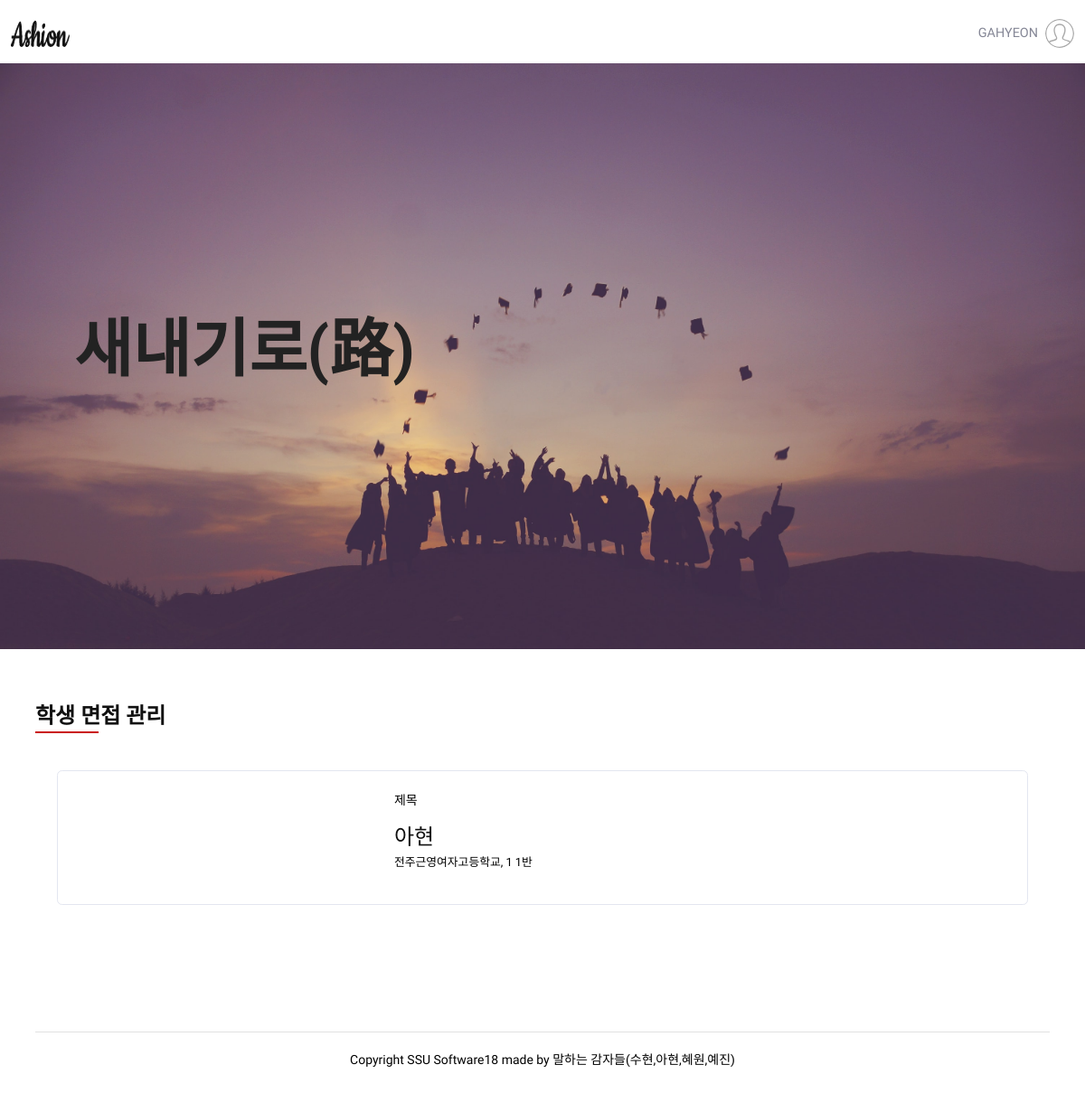
The app's page /website/teacher/ (signed in) with its own data.
### website/models.py (models this page shows, shortened)
class Teacher(models.Model):
    userID = models.CharField(primary_key=True, unique=True, max_length=10, verbose_name='아이디')  # 아이디
    username = models.CharField(max_length=10, null=True, blank=True, verbose_name='유저이름')
    password = models.CharField(max_length=20, verbose_name='비밀번호')
    phone = models.CharField(max_length=11, blank=True, null=True, verbose_name='연락처')
    school = models.CharField(max_length=15, null=True, blank=True, verbose_name='학교')
    grade = models.IntegerField(null=True, blank=True, verbose_name='학년')
    sClass = models.IntegerField(null=True, blank=True, verbose_name='반')
    is_activate = models.BooleanField(default=True)
    USERNAME_FIELD = 'userID'
    objects = TeacherManager()

class Report(models.Model):  # 수정필요
    id = models.AutoField(
        primary_key=True,
        unique=True,
        editable=False,
        verbose_name='pk'
    )
    title = models.CharField(max_length=100, default='제목', verbose_name='제목')
    question1 = models.CharField(max_length=50000, blank=True, null=True, verbose_name='질문1')
    question2 = models.CharField(max_length=50000, blank=True, null=True, verbose_name='질문2')
    question3 = models.CharField(max_length=50000, blank=True, null=True, verbose_name='질문3')
    video1 = models.FileField(blank=True, null=True, upload_to="videos",verbose_name='영상1')
    video2 = models.FileField(blank=True, null=True, upload_to="videos",verbose_name='영상2')
    video3 = models.FileField(blank=True, null=True, upload_to="videos",verbose_name='영상3')
    audio1 = models.FileField(blank=True, null=True, upload_to="videos",verbose_name='음성1')
    audio2 = models.FileField(blank=True, null=True, upload_to="videos",verbose_name='음성2')
    audio3 = models.FileField(blank=True, null=True, upload_to="videos",verbose_name='음성3')
    script1 = models.CharField(max_length=50000, blank=True, null=True, verbose_name='스크립트1')
    script2 = models.CharField(max_length=50000, blank=True, null=True, verbose_name='스크립트2')
    script3 = models.CharField(max_length=50000, blank=True, null=True, verbose_name='스크립트3')
    adverb1 = jsonfield.JSONField()
    adverb2 = jsonfield.JSONField()
    adverb3 = jsonfield.JSONField()
    repetition1 = jsonfield.JSONField()
    repetition2 = jsonfield.JSONField()
    repetition3 = jsonfield.JSONField()
    speed1 = models.FloatField(blank=True, null=True, verbose_name='말하기 속도1')
    speed2 = models.FloatField(blank=True, null=True, verbose_name='말하기 속도2')
    speed3 = models.FloatField(blank=True, null=True, verbose_name='말하기 속도3')
    sCorrect1 = models.CharField(max_length=10000, blank=True, null=True,  verbose_name='말하기 속도1')
    sCorrect2 = models.CharField(max_length=10000, blank=True, null=True,  verbose_name='말하기 속도2')
    sCorrect3 = models.CharField(max_length=10000, blank=True, null=True,  verbose_name='말하기 속도3')
    comment1 = models.CharField(max_length=10000, blank=True, null=True, verbose_name='댓글1')
    comment2 = models.CharField(max_length=10000, blank=True, null=True, verbose_name='댓글2')
    comment3 = models.CharField(max_length=10000, blank=True, null=True, verbose_name='댓글3')
    pub_date = models.DateField(auto_now_add=True, verbose_name='날짜')
    student = models.ForeignKey(User, on_delete=models.CASCADE)
    teacher = models.ForeignKey(Teacher,null=True, blank=True, on_delete=models.CASCADE)
    share = models.BooleanField(default=False, verbose_name='공유')

class User(AbstractBaseUser, PermissionsMixin):
    userID = models.CharField(primary_key=True, unique=True, max_length=10, verbose_name='아이디')  # 아이디
    username = models.CharField(max_length=10, null=True, blank=True, verbose_name='유저이름')
    password = models.CharField(max_length=100, verbose_name='비밀번호')
    phone = models.CharField(max_length=11, blank=True, null=True, verbose_name='연락처')
    school = models.CharField(max_length=20, null=True, blank=True, verbose_name='학교')
    grade = models.IntegerField(null=True, blank=True, verbose_name='학년')
    sClass = models.IntegerField(null=True, blank=True, verbose_name='반')
    teacher = models.ForeignKey(Teacher, null=True, blank=True, on_delete=models.CASCADE)
    is_activate = models.BooleanField(default=True)
    USERNAME_FIELD = 'userID'
    objects = UserManager()

### website/views.py (the view)
# urls.py: path('teacher/', views.teacherHome, name='teacherHome'),
def teacherHome(request):
    try:
        teacher = get_object_or_404(Teacher, userID=request.session['user'])
        report = Report.objects.filter(teacher=teacher, share=True)
        return render(request, 'teahome.html', {'report':report, 'teacher':teacher})
    except:
        return render(request, 'teahome.html')

### website/templates/teahome.html (shortened to what this page needs)
{% extends 'tea_template.html' %}
{% load static %}
{% block content %}
<div class="container-fluid set-bg" data-setbg="../../static/img/새내기로.jpg">
    <div class="row">
        <div class="col-lg-6 p-0">
            <div class="categories__item categories__large__item">
                <div class="categories__text">
                    <h1>새내기로(路)</h1>
                </div>
            </div>
        </div>
    </div>
</div>
<section class="product spad">
    <div class="container">
        <div class="row">
            <div class="col-lg-4 col-md-4">
                <div class="section-title">
                    <h4>학생 면접 관리</h4>
                </div>
            </div>
        </div>
        <div class="container">
            {% if report %}
            {% for i in report %}
            <a href="{% url 'website:teacherVideo' reportID=i.id %}">
                <div class="card">
                    <div class="card-body">
                        <div class="row">
                            <div class="col-sm-6 col-md-4">
                            </div>
                            <div class="col-sm-6 col-md-8">
                                <p>{{i.title}}</p>
                                <h4>{{i.student.username}}</h4>
                                <small>{{i.student.school}}, {{i.student.grade}} {{i.student.sClass}}반</small>
                            </div>
                        </div>
                    </div>
                </div>
            </a>
            {% endfor %}
            {% endif %}
        </div>
    </div>
</section>
{% endblock %}

### website/templates/tea_template.html (shortened to what this page needs)
{% load static %}
<!DOCTYPE html>
<html lang="ko">
<head>
    <link rel="stylesheet" href="../../static/vendor/bootstrap/css/bootstrap.css">
    <link rel="stylesheet" href="../../static/css/home.css" type="text/css">
    <link rel="stylesheet" href="../../static/css/intro.css" type="text/css">
</head>
<body>
    <nav id="Topbar" class="navbar navbar-expand navbar-light topbar header__menu">
        <div class="collapse navbar-collapse" id="navbarSupportedContent">
            <a class="col-xl-1 col-lg-1 navbar-brand" href="{% url 'website:teacherHome' %}">
                <img src="../../static/img/logo.png" width="100" height="30" class="d-inline-block align-top" alt="">
            </a>
        </div>
        <ul class="navbar-nav ml-auto">
            <li class="nav-item">
                {% if teacher %}
                <a class="nav-link dropdown-toggle" href="{% url 'website:mypage' %}" id="user" role="button" data-toggle="dropdown" aria-haspopup="true" aria-expanded="false">
                    <span class="mr-2 d-none d-lg-inline text-gray-600 small"> {{teacher.userID}} </span>
                    {% if teacher.image %}
                    <img class="img-profile rounded-circle" src="#">
                    {% else %}
                    <img class="img-profile rounded-circle" src="../../static/img/user.svg">
                    {% endif %}
                </a>
                {% else %}
                <a class="nav-link" href="{% url 'website:teacherSignin' %}" id="user" role="button">
                    <span class="mr-2 d-none d-lg-inline text-gray-600 small"> Log in </span>
                    <img class="img-profile rounded-circle" src="../../static/img/user.svg">
                </a>
                {% endif %}
            </li>
        </ul>
    </nav>
    {% block content %}
    {% endblock %}
    <footer class="footer">
        <div class="container">
            <div class="row">
                <div class="col-lg-12">
                    <div class="footer__copyright__text">
                        <p>Copyright SSU Software18 made by 말하는 감자들(수현,아현,혜원,예진)</p>
                    </div>
                </div>
            </div>
        </div>
    </footer>
</body>
</html>

### website/static/css/intro.css (style rules this page uses)
html, body { height: 100%; font-family: 'Nanum Gothic', sans-serif; }
h1, h2, h3, h4, h5, h6 { margin: 0; color: #111111; font-family: 'Nanum Gothic', sans-serif; }
h1 { font-weight: 900; font-size: 70px; }
h4 { font-weight: 500; font-size: 24px; }
p { font-size: 14px; font-family: 'Nanum Gothic', sans-serif; color: #000000; font-weight: 400; line-height: 24px; margin: 0 0 15px 0; }
img { max-width: 100%; }
ul, ol { padding: 0; margin: 0; }
.section-title { margin-bottom: 45px; }
.section-title h4 { color: #111111; font-weight: 600; text-transform: uppercase; position: relative; display: inline-block; }
.section-title h4:after { position: absolute; left: 0; bottom: -4px; height: 2px; width: 70px; background: #ca1515; content: ""; }
.set-bg { background-repeat: no-repeat; background-size: cover; background-position: top center; }
.spad { padding-top: 100px; padding-bottom: 100px; }
.header__menu { padding: 30px 0 27px; }
.header__menu ul li { list-style: none; display: inline-block; margin-right: 40px; position: relative; }
.header__menu ul li:last-child { margin-right: 0; }
.header__menu ul li a { font-size: 15px; text-transform: uppercase; color: #111111; font-weight: 500; display: block; padding: 2px 0; position: relative; }
.header__menu ul li a:after { position: absolute; left: 0; bottom: 0; width: 100%; height: 2px; background: #ca1515; content: ""; -webkit-transition: all, 0.5s; -o-transition: all, 0.5s; transition: all, 0.5s; -webkit-transform: scale(0); -ms-transform: scale(0); transform: scale(0); }
.footer { padding-top: 55px; }
.footer__copyright__text { border-top: 1px solid #e1e1e1; padding: 18px 0 25px; text-align: center; margin-top: 35px; }
.footer__copyright__text p { margin-bottom: 0; }
.categories__item { height: 314px; display: -webkit-box; display: -ms-flexbox; display: flex; -webkit-box-align: center; -ms-flex-align: center; align-items: center; padding-left: 30px; margin-bottom: 10px; margin-right: 10px; }
.categories__item.categories__large__item { height: 638px; padding-left: 70px; }
.categories__item.categories__large__item .categories__text { max-width: 480px; }
.categories__text h1 { font-family: 'Nanum Gothic', sans-serif; color: #222222; margin-bottom: 5px; }
.product { padding-top: 60px; padding-bottom: 50px; }
.nav-item { margin-right: 46px; }
.nav-item:last-child { margin-right: 0; }
.nav-item .nav-link { font-size: 18px; color: #666666; font-weight: 600; border: none; border-top-left-radius: 0; border-top-right-radius: 0; padding: 0; }
@media only screen and (min-width: 1200px) and (max-width: 1599px) { .header__menu ul li { margin-right: 20px; } }
@media only screen and (min-width: 1200px) { .container { max-width: 1170px; } }
a { color: #000000; text-decoration: none; }

### records on screen
Teacher: userID "GAHYEON"
Report: title "제목", student.username "아현", student.school "전주근영여자고등학교", student.grade "1", student.sClass "1"
